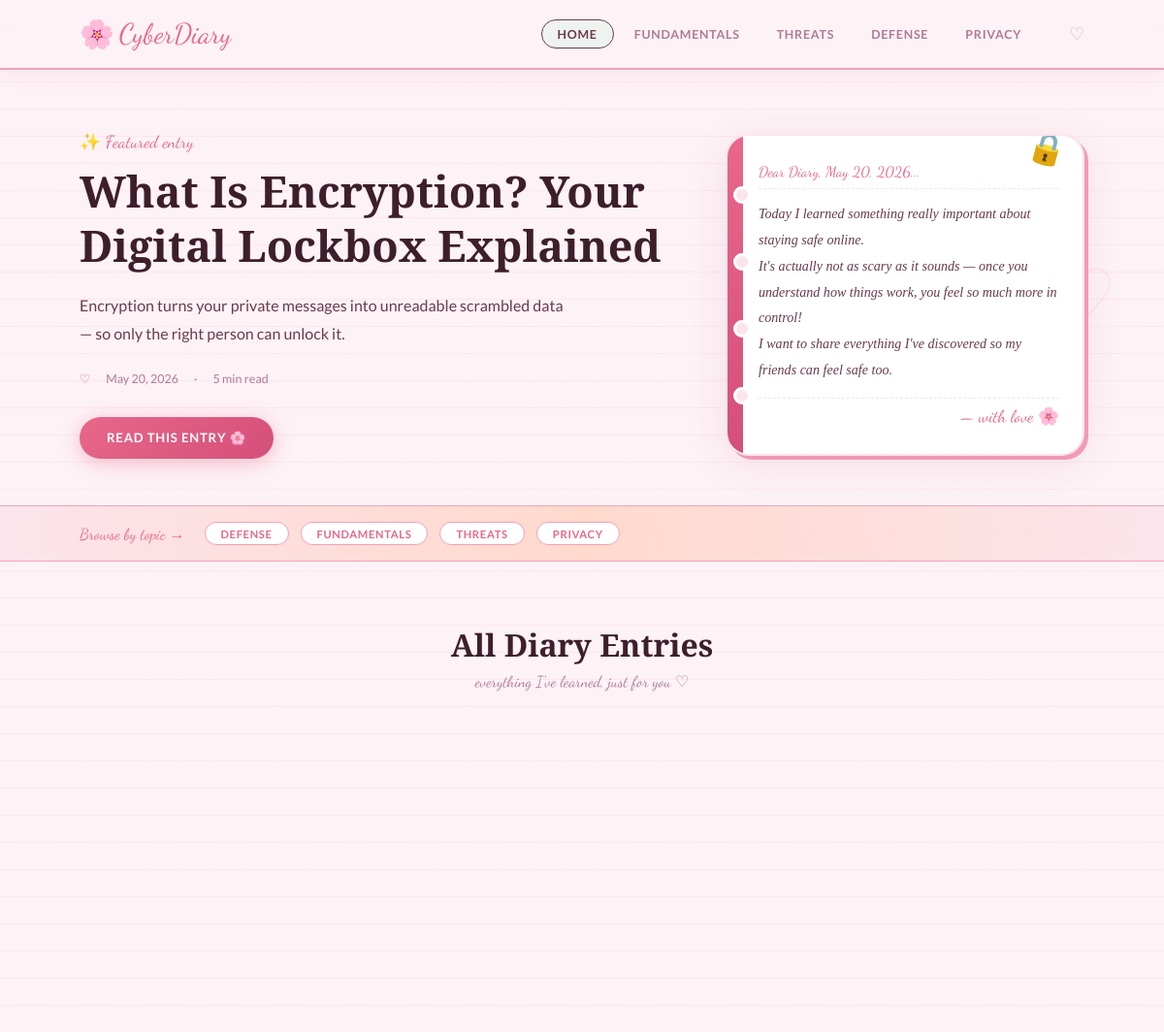
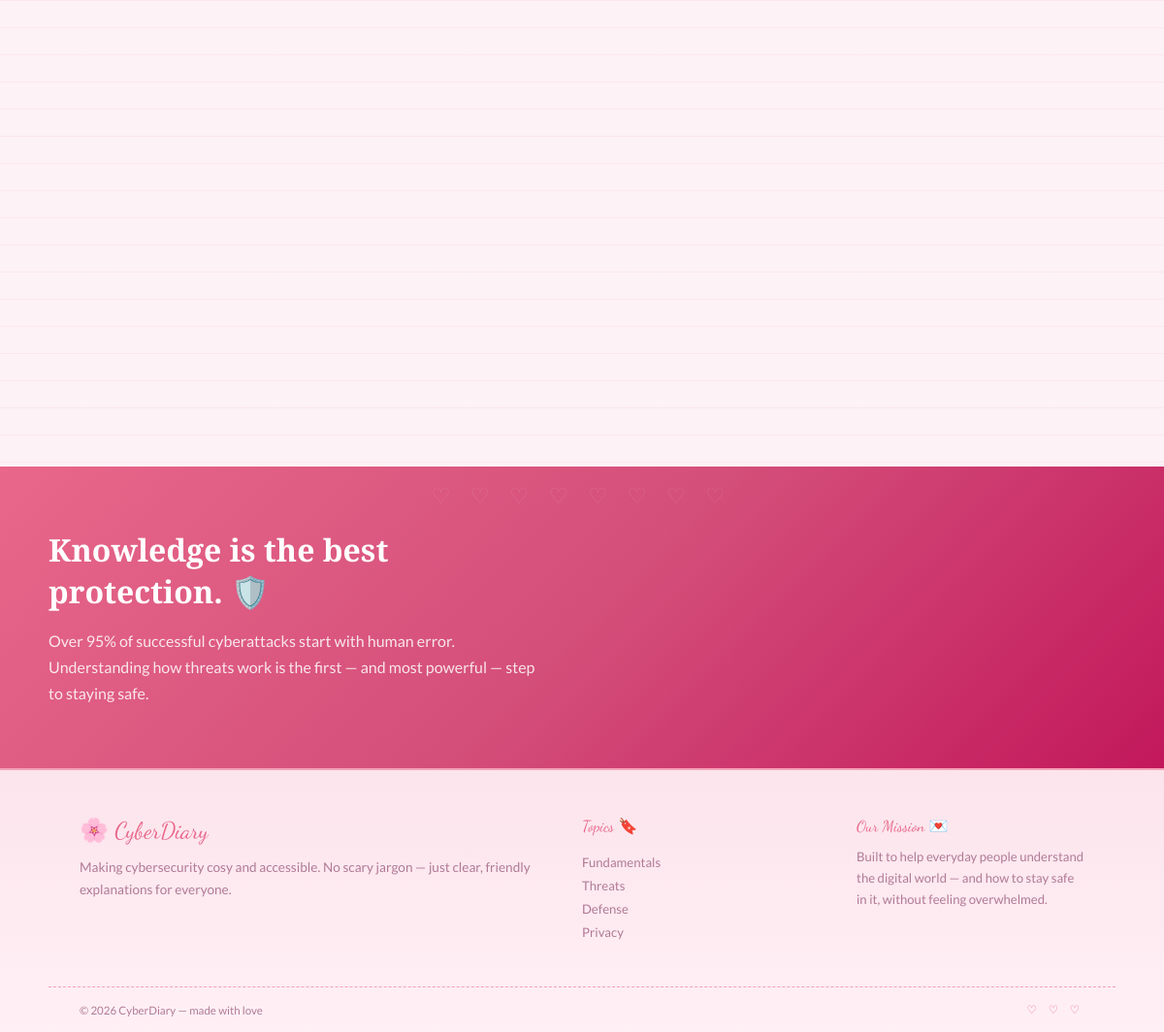
The page / on the database its author committed (2 pictures, top to bottom).
### tables this page shows
CREATE TABLE posts (
    id           INTEGER PRIMARY KEY AUTOINCREMENT,
    slug         TEXT    UNIQUE NOT NULL,
    title        TEXT    NOT NULL,
    excerpt      TEXT    NOT NULL,
    category     TEXT    NOT NULL DEFAULT 'Fundamentals',
    tag_color    TEXT    NOT NULL DEFAULT '#e8678a',
    hero_icon    TEXT    NOT NULL DEFAULT 'pencil',
    photo        TEXT    DEFAULT '',
    read_time    TEXT    NOT NULL DEFAULT '5 min read',
    content_json TEXT    NOT NULL DEFAULT '[]',
    published    INTEGER NOT NULL DEFAULT 1,
    created_at   TEXT    NOT NULL DEFAULT (datetime('now')),
    updated_at   TEXT    NOT NULL DEFAULT (datetime('now'))
);

### app.py (the view)
@app.route("/")
def index():
    rows  = query("SELECT * FROM posts WHERE published=1 ORDER BY created_at DESC")
    posts = [_post(r) for r in rows]
    if not posts:
        return render_template("index.html", featured=None, all_posts=[], categories=[])
    categories = list({p["category"] for p in posts})
    return render_template("index.html", featured=posts[0],
                           all_posts=posts, categories=categories)

### app.py (called while the page is built)
def get_db():
    if "db" not in g:
        g.db = sqlite3.connect(DATABASE)
        g.db.row_factory = sqlite3.Row
        g.db.execute("PRAGMA foreign_keys = ON")
    return g.db

def query(sql, args=(), one=False):
    cur = get_db().execute(sql, args)
    rows = cur.fetchall()
    return (rows[0] if rows else None) if one else rows

def _post(row) -> dict:
    p = dict(row)
    p["content"] = json.loads(p.pop("content_json", "[]"))
    try:
        dt      = datetime.strptime(p["created_at"][:10], "%Y-%m-%d")
        p["date"] = dt.strftime("%B %-d, %Y")
    except Exception:
        p["date"] = p["created_at"][:10]
    return p

### templates/index.html (shortened to what this page needs)
{% extends "base.html" %}
{% block content %}
<section class="hero-section">
    <div class="hero-content">
        <div class="hero-label">✨ Featured entry</div>
        <h1 class="hero-title">{{ featured.title }}</h1>
        <p class="hero-excerpt">{{ featured.excerpt }}</p>
        <div class="hero-meta">
            <span class="meta-heart">♡</span>
            <span>{{ featured.date }}</span>
            <span>·</span>
            <span>{{ featured.read_time }}</span>
        </div>
        <a href="/post/{{ featured.slug }}" class="btn-primary">
            Read this entry 🌸
        </a>
    </div>
    <div class="hero-diary">
        <div class="diary-spine"></div>
        <div class="diary-rings">
            <div class="ring"></div>
            <div class="ring"></div>
            <div class="ring"></div>
            <div class="ring"></div>
        </div>
        <div class="diary-sticker">🔒</div>
        <div class="diary-content">
            <div class="diary-date">Dear Diary, {{ featured.date }}...</div>
            <div class="diary-entry">
                <p>Today I learned something really important about staying safe online.</p>
                <p>It's actually not as scary as it sounds — once you understand how things work, you feel so much more in control!</p>
                <p>I want to share everything I've discovered so my friends can feel safe too.</p>
            </div>
            <div class="diary-sign">— with love 🌸</div>
        </div>
    </div>
</section>
<div class="categories-strip">
    <div class="strip-inner">
        <span class="strip-label">Browse by topic →</span>
        {% for cat in categories %}
        <a href="/category/{{ cat }}" class="cat-pill">{{ cat }}</a>
        {% endfor %}
    </div>
</div>
<section class="articles-section">
    <div class="section-header">
        <h2 class="section-title">All Diary Entries</h2>
        <p class="section-deco">everything I've learned, just for you ♡</p>
    </div>
    <div class="articles-grid">
    </div>
</section>
<section class="awareness-banner">
    <div class="banner-inner">
        <div class="banner-text">
            <h2>Knowledge is the best protection. 🛡️</h2>
            <p>Over 95% of successful cyberattacks start with human error. Understanding how threats work is the first — and most powerful — step to staying safe.</p>
        </div>
        <div class="banner-stats">
        </div>
    </div>
</section>
{% endblock %}

### rows shown on the page
posts: title "What Is Encryption? Your Digital Lockbox Explained", excerpt "Encryption turns your private messages into unreadable scrambled data — so only the right person can unlock it.", read_time "5 min read", category "FUNDAMENTALS"
posts: category "DEFENSE"
posts: category "THREATS"
posts: category "PRIVACY"

### other values the page prints
{{ featured.date }} "May 20, 2026"
